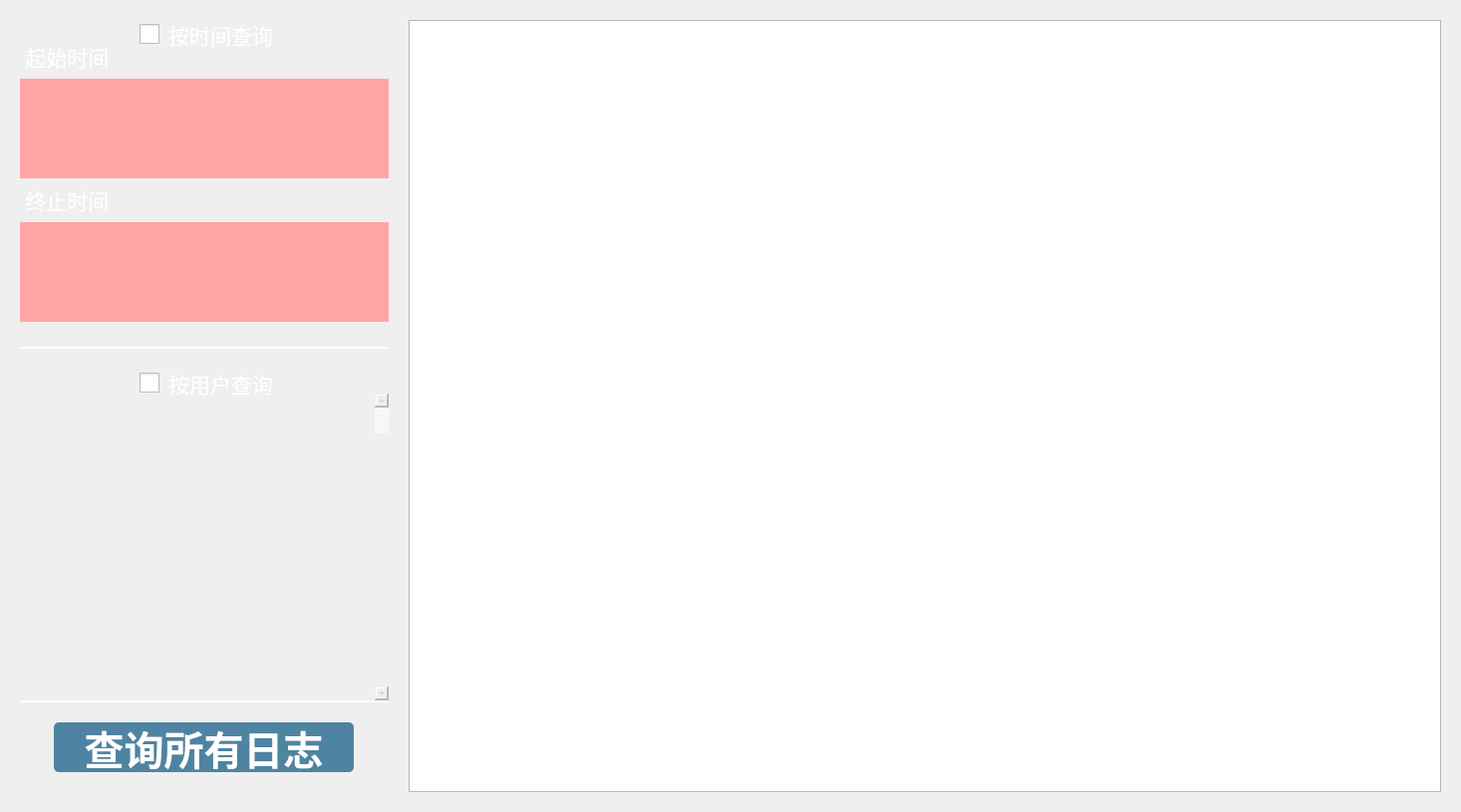
<?xml version="1.0" encoding="UTF-8"?>
<ui version="4.0">
 <class>loggg</class>
 <widget class="QWidget" name="loggg">
  <property name="geometry">
   <rect>
    <x>0</x>
    <y>0</y>
    <width>1466</width>
    <height>815</height>
   </rect>
  </property>
  <property name="windowTitle">
   <string>Form</string>
  </property>
  <layout class="QGridLayout" name="gridLayout">
   <property name="leftMargin">
    <number>20</number>
   </property>
   <property name="topMargin">
    <number>20</number>
   </property>
   <property name="rightMargin">
    <number>20</number>
   </property>
   <property name="bottomMargin">
    <number>20</number>
   </property>
   <property name="spacing">
    <number>20</number>
   </property>
   <item row="0" column="0">
    <widget class="QWidget" name="logwid" native="true">
     <layout class="QHBoxLayout" name="horizontalLayout">
      <property name="spacing">
       <number>20</number>
      </property>
      <property name="leftMargin">
       <number>0</number>
      </property>
      <property name="topMargin">
       <number>0</number>
      </property>
      <property name="rightMargin">
       <number>0</number>
      </property>
      <property name="bottomMargin">
       <number>0</number>
      </property>
      <item>
       <widget class="QWidget" name="widget" native="true">
        <property name="minimumSize">
         <size>
          <width>370</width>
          <height>0</height>
         </size>
        </property>
        <property name="maximumSize">
         <size>
          <width>370</width>
          <height>16777215</height>
         </size>
        </property>
        <property name="styleSheet">
         <string notr="true">QWidget
{
	border-color: rgb(255, 255, 255);
border-left-width:0px;
border-style:solid;

}

QGroupBox
{
color: rgb(255, 255, 255);
border-color: rgb(255, 255, 255);
border-bottom-width:2px;
border-style:solid;

}
QGroupBox::indicator {
    width: 20px;
    height: 20px;
}
 
QGroupBox::indicator::unchecked {
image: url(:/res/account/unchecked.png);
}
 
QGroupBox::indicator:unchecked:hover {
image: url(:/res/account/unchecked.png);
}
 
QGroupBox::indicator:unchecked:pressed {
image: url(:/res/account/unchecked.png);
}
 
QGroupBox::indicator::checked {
image: url(:/res/account/checked.png);
}
 
QGroupBox::indicator:checked:hover {
image: url(:/res/account/checked.png);
}
 
QGroupBox::indicator:checked:pressed {
image: url(:/res/account/checked.png);
}
QPushButton
{
border:none;
	background-color: rgb(78, 132, 161);
color: rgb(255, 255, 255);
border-radius:5px;
}
QPushButton:hover
{
background-color: rgb(0, 85, 127);
}
QPushButton:pressed
{
    padding-left:3px;
    padding-top:3px;
}
</string>
        </property>
        <layout class="QVBoxLayout" name="verticalLay_2">
         <property name="spacing">
          <number>20</number>
         </property>
         <property name="leftMargin">
          <number>0</number>
         </property>
         <property name="topMargin">
          <number>0</number>
         </property>
         <property name="rightMargin">
          <number>0</number>
         </property>
         <property name="bottomMargin">
          <number>20</number>
         </property>
         <item>
          <widget class="QGroupBox" name="gro_1">
           <property name="minimumSize">
            <size>
             <width>0</width>
             <height>330</height>
            </size>
           </property>
           <property name="maximumSize">
            <size>
             <width>16777215</width>
             <height>330</height>
            </size>
           </property>
           <property name="font">
            <font>
             <family>黑体</family>
             <pointsize>16</pointsize>
            </font>
           </property>
           <property name="styleSheet">
            <string notr="true"/>
           </property>
           <property name="title">
            <string>按时间查询</string>
           </property>
           <property name="alignment">
            <set>Qt::AlignHCenter|Qt::AlignTop</set>
           </property>
           <property name="checkable">
            <bool>true</bool>
           </property>
           <property name="checked">
            <bool>false</bool>
           </property>
           <layout class="QGridLayout" name="gridLayout_2">
            <property name="leftMargin">
             <number>0</number>
            </property>
            <property name="topMargin">
             <number>25</number>
            </property>
            <property name="rightMargin">
             <number>0</number>
            </property>
            <property name="bottomMargin">
             <number>25</number>
            </property>
            <property name="spacing">
             <number>0</number>
            </property>
            <item row="0" column="0">
             <layout class="QVBoxLayout" name="verticalLayout">
              <property name="spacing">
               <number>10</number>
              </property>
              <item>
               <widget class="QLabel" name="label_32">
                <property name="minimumSize">
                 <size>
                  <width>180</width>
                  <height>24</height>
                 </size>
                </property>
                <property name="maximumSize">
                 <size>
                  <width>180</width>
                  <height>24</height>
                 </size>
                </property>
                <property name="font">
                 <font>
                  <family>华光标题宋_CNKI</family>
                  <pointsize>16</pointsize>
                  <weight>50</weight>
                  <bold>false</bold>
                 </font>
                </property>
                <property name="styleSheet">
                 <string notr="true">QLabel
{
color: rgb(255, 255, 255);
border:none;
}</string>
                </property>
                <property name="text">
                 <string> 起始时间</string>
                </property>
                <property name="alignment">
                 <set>Qt::AlignLeading|Qt::AlignLeft|Qt::AlignVCenter</set>
                </property>
               </widget>
              </item>
              <item>
               <widget class="TumblerDateTime" name="startdatetime" native="true">
                <property name="minimumSize">
                 <size>
                  <width>350</width>
                  <height>100</height>
                 </size>
                </property>
                <property name="maximumSize">
                 <size>
                  <width>16777215</width>
                  <height>100</height>
                 </size>
                </property>
                <property name="styleSheet">
                 <string notr="true">background-color: rgb(255, 165, 165);
border:none;</string>
                </property>
               </widget>
              </item>
              <item>
               <widget class="QLabel" name="label_33">
                <property name="minimumSize">
                 <size>
                  <width>180</width>
                  <height>24</height>
                 </size>
                </property>
                <property name="maximumSize">
                 <size>
                  <width>180</width>
                  <height>24</height>
                 </size>
                </property>
                <property name="font">
                 <font>
                  <family>华光标题宋_CNKI</family>
                  <pointsize>16</pointsize>
                  <weight>50</weight>
                  <bold>false</bold>
                 </font>
                </property>
                <property name="styleSheet">
                 <string notr="true">QLabel
{
color: rgb(255, 255, 255);
border:none;
}</string>
                </property>
                <property name="text">
                 <string> 终止时间</string>
                </property>
                <property name="alignment">
                 <set>Qt::AlignLeading|Qt::AlignLeft|Qt::AlignVCenter</set>
                </property>
               </widget>
              </item>
              <item>
               <widget class="TumblerDateTime" name="enddatetime" native="true">
                <property name="minimumSize">
                 <size>
                  <width>350</width>
                  <height>100</height>
                 </size>
                </property>
                <property name="maximumSize">
                 <size>
                  <width>16777215</width>
                  <height>100</height>
                 </size>
                </property>
                <property name="styleSheet">
                 <string notr="true">background-color: rgb(255, 165, 165);
border:none;</string>
                </property>
               </widget>
              </item>
             </layout>
            </item>
           </layout>
          </widget>
         </item>
         <item>
          <widget class="QGroupBox" name="gro_2">
           <property name="font">
            <font>
             <family>黑体</family>
             <pointsize>16</pointsize>
            </font>
           </property>
           <property name="styleSheet">
            <string notr="true"/>
           </property>
           <property name="title">
            <string>按用户查询</string>
           </property>
           <property name="alignment">
            <set>Qt::AlignHCenter|Qt::AlignTop</set>
           </property>
           <property name="checkable">
            <bool>true</bool>
           </property>
           <property name="checked">
            <bool>false</bool>
           </property>
           <layout class="QGridLayout" name="gridLayout_3">
            <property name="leftMargin">
             <number>0</number>
            </property>
            <property name="topMargin">
             <number>25</number>
            </property>
            <property name="rightMargin">
             <number>0</number>
            </property>
            <property name="bottomMargin">
             <number>0</number>
            </property>
            <property name="spacing">
             <number>0</number>
            </property>
            <item row="0" column="0">
             <widget class="popupwidget" name="popwidget" native="true">
              <property name="styleSheet">
               <string notr="true">QCheckBox::indicator {
    width: 20px;
    height: 20px;
}
QCheckBox::indicator::unchecked {
image: url(:/res/account/unchecked.png);
}
 
QCheckBox::indicator:unchecked:hover {
image: url(:/res/account/unchecked.png);
}
 
v::indicator:unchecked:pressed {
image: url(:/res/account/unchecked.png);
}
 
QCheckBox::indicator::checked {
image: url(:/res/account/checked.png);
}
 
QCheckBox::indicator:checked:hover {
image: url(:/res/account/checked.png);
}
 
QCheckBox::indicator:checked:pressed {
image: url(:/res/account/checked.png);
}
QCheckBox{
color: rgb(255, 255, 255); min-height: 30px;
}
</string>
              </property>
              <widget class="popupwidget" name="checkwidget" native="true">
               <property name="geometry">
                <rect>
                 <x>10</x>
                 <y>10</y>
                 <width>341</width>
                 <height>191</height>
                </rect>
               </property>
               <property name="styleSheet">
                <string notr="true"/>
               </property>
               <layout class="QGridLayout" name="gridLayout_4">
                <property name="leftMargin">
                 <number>10</number>
                </property>
                <property name="topMargin">
                 <number>0</number>
                </property>
                <property name="rightMargin">
                 <number>10</number>
                </property>
                <property name="bottomMargin">
                 <number>0</number>
                </property>
                <property name="horizontalSpacing">
                 <number>0</number>
                </property>
                <property name="verticalSpacing">
                 <number>25</number>
                </property>
                <item row="0" column="0">
                 <layout class="QVBoxLayout" name="checklayout">
                  <property name="spacing">
                   <number>18</number>
                  </property>
                 </layout>
                </item>
               </layout>
              </widget>
             </widget>
            </item>
            <item row="0" column="1">
             <widget class="QScrollBar" name="verticalScrollBar">
              <property name="orientation">
               <enum>Qt::Vertical</enum>
              </property>
             </widget>
            </item>
           </layout>
          </widget>
         </item>
         <item>
          <layout class="QHBoxLayout" name="horizontalLayout_2">
           <property name="spacing">
            <number>0</number>
           </property>
           <item>
            <spacer name="horizontalSpacer_2">
             <property name="orientation">
              <enum>Qt::Horizontal</enum>
             </property>
             <property name="sizeHint" stdset="0">
              <size>
               <width>40</width>
               <height>20</height>
              </size>
             </property>
            </spacer>
           </item>
           <item>
            <widget class="QPushButton" name="btnquery">
             <property name="minimumSize">
              <size>
               <width>301</width>
               <height>50</height>
              </size>
             </property>
             <property name="maximumSize">
              <size>
               <width>300</width>
               <height>50</height>
              </size>
             </property>
             <property name="font">
              <font>
               <family>华光粗黑_CNKI</family>
               <pointsize>30</pointsize>
               <weight>75</weight>
               <bold>true</bold>
              </font>
             </property>
             <property name="text">
              <string>查询所有日志</string>
             </property>
            </widget>
           </item>
           <item>
            <spacer name="horizontalSpacer">
             <property name="orientation">
              <enum>Qt::Horizontal</enum>
             </property>
             <property name="sizeHint" stdset="0">
              <size>
               <width>40</width>
               <height>20</height>
              </size>
             </property>
            </spacer>
           </item>
          </layout>
         </item>
        </layout>
       </widget>
      </item>
      <item>
       <widget class="QTableWidget" name="tableWidget"/>
      </item>
     </layout>
    </widget>
   </item>
  </layout>
 </widget>
 <customwidgets>
  <customwidget>
   <class>popupwidget</class>
   <extends>QWidget</extends>
   <header location="global">custom/popupwidget.h</header>
   <container>1</container>
  </customwidget>
  <customwidget>
   <class>TumblerDateTime</class>
   <extends>QWidget</extends>
   <header location="global">CustomClass/tumblerdatetime.h</header>
   <container>1</container>
  </customwidget>
 </customwidgets>
 <resources/>
 <connections/>
</ui>
